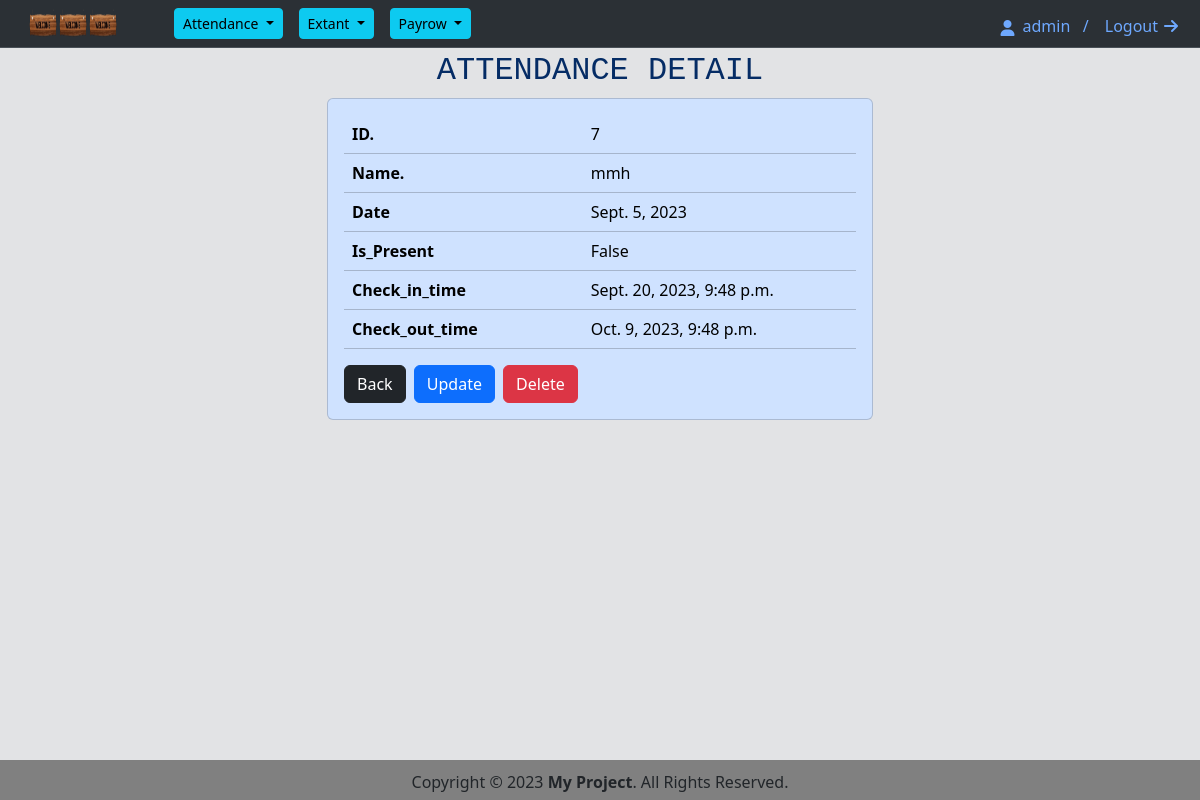
The app's page /detail/7/ (signed in) with its own data.
### attendance/models.py (models this page shows, shortened)
class EmployeeAttendance(models.Model):
    id = models.AutoField(primary_key=True)
    name = models.CharField(max_length=30)
    date = models.DateField()
    is_present = models.BooleanField(default=False)
    check_in_time = models.DateTimeField(null=True, blank=True)
    check_out_time = models.DateTimeField(null=True, blank=True)

### attendance/views.py (the view)
# urls.py: path('detail/<int:pk>/', views.attendance_detail, name='detail'),
@permission_required('attendance.view_employeeattendance',login_url='login')
def attendance_detail(request,pk):
    if request.method == "GET":
        attendance = EmployeeAttendance.objects.get(id=pk)
        return render(request, 'attendance_detail.html',{"attendance":attendance})

### attendance/templates/attendance_detail.html (shortened to what this page needs)
{% extends 'base.html' %}
{% block title %}  <h2>Attendance Detail</h2> {% endblock %}
{% block body %}
{% load static %}
<div class="container">
  <div class="row">
    <div class="col-sm-3"></div>
    <div class="col-sm-6">
      <div class="card bg-primary-subtle">
        <div class="card-body">
          <table class="table table-primary">
            <tbody>
              <tr>
                <th scope="col">ID.</th>
                <td colspan="2"></td>
                <td></td>
                <td>{{ attendance.id }}</td>
              </tr>
              <tr>
                <th scope="col">Name.</th>
                <td colspan="2"></td>
                <td></td>
                <td>{{ attendance.name }}</td>
              </tr>
              <tr>
                <th scope="col">Date</th>
                <td colspan="2"></td>
                <td></td>
                <td>{{ attendance.date }}</td>
              </tr>
              <tr>
                <th scope="col">Is_Present</th>
                <td colspan="2"></td>
                <td></td>
                <td>{{ attendance.is_present }}</td>
              </tr>
              <tr>
                <th scope="col">Check_in_time</th>
                <td colspan="2"></td>
                <td></td>
                <td>{{ attendance.check_in_time }}</td>
              </tr>
              <tr>
                <th scope="col">Check_out_time</th>
                <td colspan="2"></td>
                <td></td>
                <td>{{ attendance.check_out_time }}</td>
              </tr>
            </tbody>
          </table>
          <a href="javascript:history.back()" class="btn btn-dark me-1" role="button">Back</a>
          <a href="/update/{{attendance.id}}/" class="btn btn-primary me-1">Update</a>
          <button type="button" class="btn btn-danger" data-bs-toggle="modal" data-bs-target="#exampleModal">
            Delete
          </button>
        </div>
      </div>
    </div>
    <div class="col-sm-3"></div>
  </div>
</div>
{% endblock %}

### templates/header.html (shortened to what this page needs)
<nav class="navbar navbar-expand-lg bg-body-tertiary border-bottom border-body" data-bs-theme="dark">
    <div class="container-fluid">
        <a class="ms-3" href="#">
            <img src="/static/logoimg.png"><img src="/static/logoimg.png"><img src="/static/logoimg.png">
        </a>
        {% if user.is_authenticated %}
        <div class="collapse navbar-collapse ms-2" id="navbarNav">
            <ul class="navbar-nav">
                <div class="btn-group ms-5">
                    <button type="button" class="btn btn-sm btn-info dropdown-toggle" data-bs-toggle="dropdown" aria-expanded="false">
                        Attendance
                    </button>
                </div>
                <div class="btn-group ms-3">
                    <button type="button" class="btn btn-sm btn-info dropdown-toggle" data-bs-toggle="dropdown" aria-expanded="false">
                        Extant
                    </button>
                </div>
                <div class="btn-group ms-3">
                    <button type="button" class="btn btn-sm btn-info dropdown-toggle" data-bs-toggle="dropdown" aria-expanded="false">
                        Payrow
                    </button>
                </div>
            </ul>
        </div>
        <div class="d-flex mt-1 me-2">
            <a href="#" class="text-decoration-none me-2 icon-link icon-link-hover" style="--bs-icon-link-transform: translate3d(0, -.125rem, 0);">
            <i class="fa-solid fa-user mt-1 bi" aria-hidden="true"></i>
            {{ user.username }} &nbsp;&nbsp;/</a>
            <a href="/logout" class="text-decoration-none ms-2 icon-link icon-link-hover">
                Logout<i class="fa-solid fa-arrow-right bi" aria-hidden="true"></i></a>
        </div>
        {% endif %}
    </div>
</nav>

### static/css/style.css (style rules this page uses)
img { width: 30px; height: 30px; }

### records on screen
EmployeeAttendance: id "7", name "mmh", date "Sept. 5, 2023", is_present "False", check_in_time "Sept. 20, 2023, 9:48 p.m.", check_out_time "Oct. 9, 2023, 9:48 p.m."

### other values on screen
{{ user.username }} "admin"
